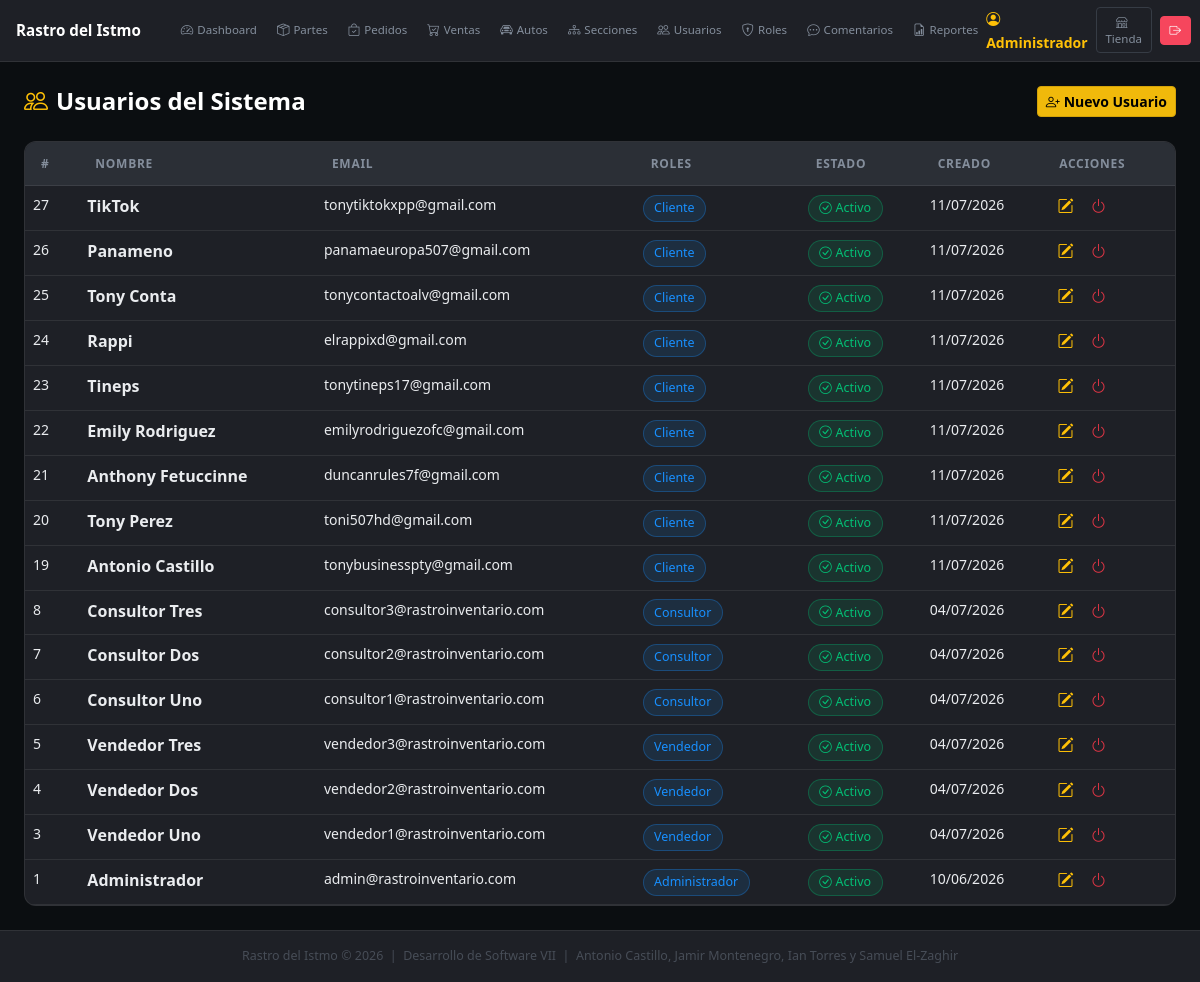
The page /admin/?mod=usuarios (signed in) on the database its author committed.
### tables this page shows
CREATE TABLE IF NOT EXISTS `usuarios` (
  `id` int NOT NULL AUTO_INCREMENT,
  `nombre` varchar(100) NOT NULL,
  `email` varchar(150) NOT NULL,
  `telefono` varchar(30) DEFAULT NULL,
  `direccion` text,
  `password` varchar(255) NOT NULL,
  `activo` tinyint(1) DEFAULT '1',
  `intentos_fallidos` tinyint DEFAULT '0',
  `bloqueado` tinyint(1) DEFAULT '0',
  `creado_en` timestamp NULL DEFAULT CURRENT_TIMESTAMP,
  PRIMARY KEY (`id`),
  UNIQUE KEY `email` (`email`)
);

### app/Controllers/BaseController.php (called while the page is built, shortened)
<?php
abstract class BaseController implements ErrorHandlerInterface {
    protected function view(string $tpl, array $data = []): void {
        extract($data);
        include BASE_PATH . "/app/Views/" . $tpl . ".php";
    }
}

### app/Controllers/UserController.php (called while the page is built, shortened)
<?php
class UserController extends BaseController {
    private UserModel $um;
    public function __construct() { $this->um = new UserModel(); $this->rm = new RolModel(); }
    public function index(): void {
        $usuarios = $this->um->findAllWithRoles();
        $this->view("admin/usuarios/index", compact("usuarios"));
    }
}

### admin/index.php (called while the page is built, shortened)
<?php
$raw    = Sanitizer::get("action") ?: "index";
$action = lcfirst(str_replace('_', '', ucwords($raw, '_')));
try {
    $ctrl   = new $map[$mod]();
    $method = method_exists($ctrl,$action) ? $action : "index";
    $ctrl->$method();
} catch (\Throwable $e) {
    if (isset($ctrl) && $ctrl instanceof ErrorHandlerInterface) { $ctrl->handle($e); }
    else { error_log("[RASTRO] " . $e->getMessage()); }
    header("Location: " . APP_URL . "/admin/"); exit;
}

### app/Config/Database.php (called while the page is built, shortened)
<?php
class Database {
    private static ?PDO $conn = null;
    public static function get(): PDO {
        if (self::$conn === null) {
            try {
                self::$conn = new PDO(
                    "mysql:host=".DB_HOST.";dbname=".DB_NAME.";charset=utf8mb4",
                    DB_USER, DB_PASS,
                    [PDO::ATTR_ERRMODE=>PDO::ERRMODE_EXCEPTION,
                     PDO::ATTR_DEFAULT_FETCH_MODE=>PDO::FETCH_ASSOC,
                     PDO::ATTR_EMULATE_PREPARES=>false]
                );
                self::$conn->exec("SET time_zone = '-05:00'");
            } catch (PDOException $e) {
                http_response_code(500);
                die("<b>Error de BD:</b> ".htmlspecialchars($e->getMessage()));
            }
        }
        return self::$conn;
    }
}

### app/Models/BaseModel.php (called while the page is built, shortened)
<?php
abstract class BaseModel implements CrudInterface {
    protected PDO    $db;
    public function __construct() { $this->db = Database::get(); }
    protected function query(string $sql, array $p = []): array {
        $s = $this->db->prepare($sql); $s->execute($p); return $s->fetchAll();
    }
}

### app/Models/UserModel.php (called while the page is built, shortened)
<?php
class UserModel extends BaseModel {
    public function findAllWithRoles(): array { return $this->query("SELECT u.*,GROUP_CONCAT(r.nombre SEPARATOR \", \") AS roles FROM usuarios u LEFT JOIN usuario_roles ur ON ur.usuario_id=u.id LEFT JOIN roles r ON r.id=ur.rol_id GROUP BY u.id ORDER BY u.id DESC"); }
}

### app/Views/admin/usuarios/index.php (the view)
<?php $title="Usuarios"; include BASE_PATH."/app/Views/layouts/admin_header.php"; ?>
<div class="page-header mb-4">
  <div><h4 class="fw-bold text-white mb-0"><i class="bi bi-people me-2 text-warning"></i>Usuarios del Sistema</h4></div>
  <a href="<?=APP_URL?>/admin/?mod=usuarios&action=crear" class="btn btn-gold btn-sm"><i class="bi bi-person-plus me-1"></i>Nuevo Usuario</a>
</div>
<div class="dark-card">
<div class="table-responsive">
<table class="table dark-table mb-0">
  <thead><tr><th>#</th><th>Nombre</th><th>Email</th><th>Roles</th><th>Estado</th><th>Creado</th><th>Acciones</th></tr></thead>
  <tbody>
  <?php foreach($usuarios as $u): ?>
  <tr>
    <td class="small text-secondary"><?=$u["id"]?></td>
    <td class="fw-semibold text-white"><?=htmlspecialchars($u["nombre"])?></td>
    <td class="text-secondary small"><?=htmlspecialchars($u["email"])?></td>
    <td><span class="chip-info"><?=htmlspecialchars($u["roles"]??"Sin rol")?></span></td>
    <td><?=$u["bloqueado"]
        ? "<span class=\"chip-danger\"><i class=\"bi bi-lock-fill me-1\"></i>Bloqueado</span>"
        : ($u["activo"]
            ? "<span class=\"chip-success\"><i class=\"bi bi-check-circle me-1\"></i>Activo</span>"
            : "<span class=\"chip-neutral\">Inactivo</span>")
    ?></td>
    <td class="small text-secondary"><?=date("d/m/Y", strtotime($u["creado_en"]))?></td>
    <td>
      <a href="<?=APP_URL?>/admin/?mod=usuarios&action=editar&id=<?=$u["id"]?>" class="icon-btn" title="Editar"><i class="bi bi-pencil-square text-warning"></i></a>
      <a href="<?=APP_URL?>/admin/?mod=usuarios&action=toggle&id=<?=$u["id"]?>" class="icon-btn" title="<?=$u["activo"]?"Desactivar":"Activar"?>">
        <i class="bi bi-power <?=$u["activo"]?"text-danger":"text-success"?>"></i>
      </a>
    </td>
  </tr>
  <?php endforeach; ?>
  </tbody>
</table>
</div>
</div>
<?php include BASE_PATH."/app/Views/layouts/admin_footer.php"; ?>

### assets/css/style.css (style rules this page uses)
:root { --bg-0: #0B0E11; --bg-1: #1E2026; --bg-2: #2B2F36; --bg-3: #363C45; --accent: #F0B90B; --accent-h: #D4A309; --accent-dim: rgba(240,185,11,.15); --text-1: #EAECEF; --text-2: #848E9C; --text-3: #474D57; --success: #03C076; --danger: #F6465D; --info: #1890FF; --border: rgba(255,255,255,.08); --radius: 12px; --radius-sm: 8px; --shadow: 0 4px 28px rgba(0,0,0,.5); --bs-body-bg: #0B0E11; --bs-body-color: #EAECEF; --bs-card-bg: #1E2026; --bs-card-cap-bg: #2B2F36; --bs-card-color: #EAECEF; --bs-card-border-color: rgba(255,255,255,.08); --bs-table-bg: transparent; --bs-table-color: #EAECEF; --bs-table-border-color: rgba(255,255,255,.08); --bs-table-striped-bg: rgba(255,255,255,.03); --bs-table-hover-bg: rgba(255,255,255,.05); --bs-table-hover-color: #EAECEF; --bs-table-striped-color: #EAECEF; --bs-border-color: rgba(255,255,255,.08); --bs-link-color: #F0B90B; --bs-link-hover-color: #D4A309; --bs-input-bg: #2B2F36; --bs-breadcrumb-divider-color: #474D57; --bs-form-check-input-border: rgba(255,255,255,.2); --bs-modal-bg: #1E2026; --bs-modal-header-bg: #2B2F36; --bs-dropdown-bg: #1E2026; --bs-dropdown-border-color: rgba(255,255,255,.08); --bs-dropdown-color: #EAECEF; --bs-dropdown-link-color: #EAECEF; --bs-dropdown-link-hover-bg: #2B2F36; --bs-nav-pills-link-active-bg: #F0B90B; }
*, *::before, *::after { box-sizing: border-box; }
body { font-family: "Segoe UI", system-ui, sans-serif; background-color: var(--bg-0) !important; color: var(--text-1) !important; }
a { color: var(--accent); text-decoration: none; }
small,.small { color:var(--text-2); }
.text-secondary { color:var(--text-2)!important; }
.table { color: var(--text-1) !important; --bs-table-bg: transparent !important; --bs-table-color: #EAECEF !important; --bs-table-hover-color: #EAECEF !important; }
.table > :not(caption) > * > * { background-color: transparent !important; color: var(--text-1) !important; border-color: var(--border) !important; }
.table thead > tr > th { background-color: var(--bg-2) !important; color: var(--text-2) !important; font-size:.75rem;text-transform:uppercase;letter-spacing:.06em; border-bottom:1px solid var(--border)!important; padding:.8rem 1rem;font-weight:600; }
.btn-gold,.btn-warning { background:var(--accent)!important; border-color:var(--accent-h)!important; color:#000!important;font-weight:600; transition:background .15s,transform .1s; }
.admin-body { background:var(--bg-0)!important;min-height:100vh; }
.dark-card { background:var(--bg-1);border:1px solid var(--border);border-radius:var(--radius);overflow:hidden; }
.dark-table { color:var(--text-1)!important; }
.dark-table > :not(caption) > * > * { background-color:transparent!important;color:var(--text-1)!important;border-color:var(--border)!important; }
.dark-table thead > tr > th { background-color:var(--bg-2)!important;color:var(--text-2)!important;font-size:.75rem;text-transform:uppercase;letter-spacing:.06em;border-color:var(--border)!important; }
.chip-success { display:inline-flex;align-items:center;background:rgba(3,192,118,.12);color:var(--success);border:1px solid rgba(3,192,118,.3);border-radius:20px;padding:.2rem .65rem;font-size:.78rem;font-weight:500; }
.chip-info { display:inline-flex;align-items:center;background:rgba(24,144,255,.12); color:var(--info); border:1px solid rgba(24,144,255,.3); border-radius:20px;padding:.2rem .65rem;font-size:.78rem;font-weight:500; }
.page-header { display:flex;align-items:center;justify-content:space-between;flex-wrap:wrap;gap:.75rem; }
.icon-btn { background:none;border:none;padding:.3rem .4rem;border-radius:6px;cursor:pointer;transition:background .12s; }

### rows shown on the page
usuarios: id "27", nombre "TikTok", email "tonytiktokxpp@gmail.com", roles "Cliente", bloqueado 0 (drawn), creado_en "11/07/2026", activo 1 (drawn)
usuarios: id "26", nombre "Panameno", email "panamaeuropa507@gmail.com", roles "Cliente", bloqueado 0 (drawn), creado_en "11/07/2026", activo 1 (drawn)
usuarios: id "25", nombre "Tony Conta", email "tonycontactoalv@gmail.com", roles "Cliente", bloqueado 0 (drawn), creado_en "11/07/2026", activo 1 (drawn)
usuarios: id "24", nombre "Rappi", email "elrappixd@gmail.com", roles "Cliente", bloqueado 0 (drawn), creado_en "11/07/2026", activo 1 (drawn)
usuarios: id "23", nombre "Tineps", email "tonytineps17@gmail.com", roles "Cliente", bloqueado 0 (drawn), creado_en "11/07/2026", activo 1 (drawn)
usuarios: id "22", nombre "Emily Rodriguez", email "emilyrodriguezofc@gmail.com", roles "Cliente", bloqueado 0 (drawn), creado_en "11/07/2026", activo 1 (drawn)
usuarios: id "21", nombre "Anthony Fetuccinne", email "duncanrules7f@gmail.com", roles "Cliente", bloqueado 0 (drawn), creado_en "11/07/2026", activo 1 (drawn)
usuarios: id "20", nombre "Tony Perez", email "toni507hd@gmail.com", roles "Cliente", bloqueado 0 (drawn), creado_en "11/07/2026", activo 1 (drawn)
usuarios: id "19", nombre "Antonio Castillo", email "tonybusinesspty@gmail.com", roles "Cliente", bloqueado 0 (drawn), creado_en "11/07/2026", activo 1 (drawn)
usuarios: id "8", nombre "Consultor Tres", email "consultor3@rastroinventario.com", roles "Consultor", bloqueado 0 (drawn), creado_en "04/07/2026", activo 1 (drawn)
usuarios: id "7", nombre "Consultor Dos", email "consultor2@rastroinventario.com", roles "Consultor", bloqueado 0 (drawn), creado_en "04/07/2026", activo 1 (drawn)
usuarios: id "6", nombre "Consultor Uno", email "consultor1@rastroinventario.com", roles "Consultor", bloqueado 0 (drawn), creado_en "04/07/2026", activo 1 (drawn)
usuarios: id "5", nombre "Vendedor Tres", email "vendedor3@rastroinventario.com", roles "Vendedor", bloqueado 0 (drawn), creado_en "04/07/2026", activo 1 (drawn)
usuarios: id "4", nombre "Vendedor Dos", email "vendedor2@rastroinventario.com", roles "Vendedor", bloqueado 0 (drawn), creado_en "04/07/2026", activo 1 (drawn)
usuarios: id "3", nombre "Vendedor Uno", email "vendedor1@rastroinventario.com", roles "Vendedor", bloqueado 0 (drawn), creado_en "04/07/2026", activo 1 (drawn)
usuarios: id "1", nombre "Administrador", email "admin@rastroinventario.com", roles "Administrador", bloqueado 0 (drawn), creado_en "10/06/2026", activo 1 (drawn)

### other values the page prints
$_SESSION["user"]["nombre"] "Administrador"
